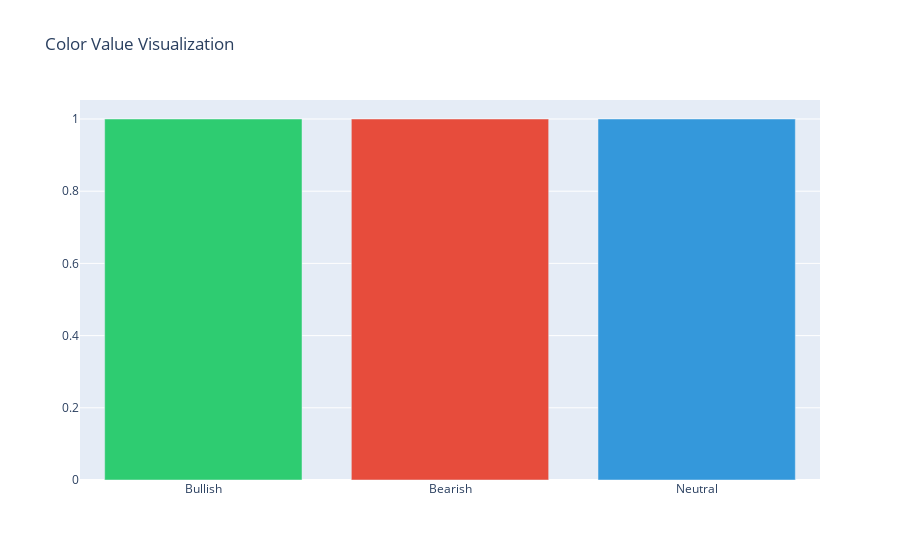

The notebook cell this image was saved under:
### Markdown cell above
## 5. Color Value Handling Tests

### Code cell
def test_color_value_handling():
    """Test color handling functionality"""
    base_settings = BaseVisualizationSettings()
    
    # Test color for different values
    bullish_color = base_settings.get_color_for_value(0.5, is_bullish=True)
    bearish_color = base_settings.get_color_for_value(-0.5, is_bullish=True)
    neutral_color = base_settings.get_color_for_value(0, is_bullish=True)
    
    print("Color assignments:")
    print(f"Bullish move (0.5): {bullish_color}")
    print(f"Bearish move (-0.5): {bearish_color}")
    print(f"Neutral move (0): {neutral_color}")
    
    # Create visualization of color assignments
    fig = go.Figure(data=[
        go.Bar(
            x=['Bullish', 'Bearish', 'Neutral'],
            y=[1, 1, 1],
            marker_color=[bullish_color, bearish_color, neutral_color]
        )
    ])
    
    fig.update_layout(title="Color Value Visualization")
    fig.show()

test_color_value_handling()

### Figure 1 — Plotly figure (JSON) as saved in the notebook; plotly's stock layout.template omitted (floating-point values rounded to 4 significant figures)
{"data": [{"marker": {"color": ["#2ecc71", "#e74c3c", "#3498db"]}, "type": "bar", "x": ["Bullish", "Bearish", "Neutral"], "y": [1, 1, 1]}], "layout": {"title": {"text": "Color Value Visualization"}}}
